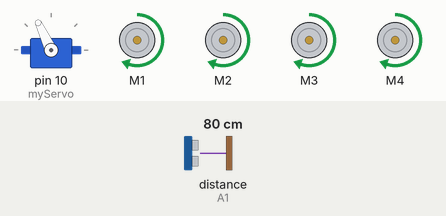
Bench run of a sketch on a simulated Arduino Uno, built with avr-gcc and run on an emulated ATmega328P. Parts: servo, 4 × DC motor (green arrow = forward, orange = backward, longer = faster). The test bench sets the inputs (shaded band); at power-on: distance to the obstacle (sensor on A1) 80 cm. The echo pulse lasts 58.3 µs per cm.

Above: at 3.2 s.
3.3 s: distance to the obstacle (sensor on A1) set to 27 cm
4.8 s: distance to the obstacle (sensor on A1) set to 22 cm
At 4.95 s:
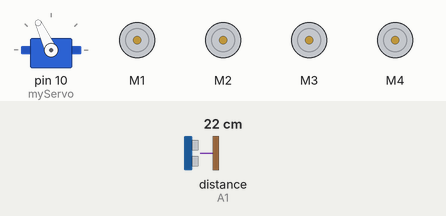
At 6.1 s:
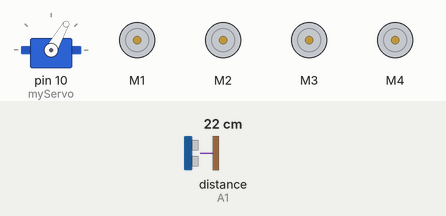
7.8 s: distance to the obstacle (sensor on A1) set to 35 cm
10.8 s: distance to the obstacle (sensor on A1) set to 2 cm
At 12.51 s:
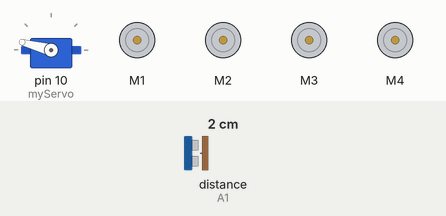
Timing chart, 0 to 14.8 s (numbered marks = the images above; inputs shaded):
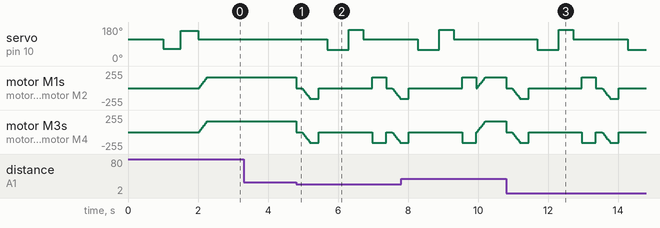

Measured:
- the behaviour switches between 25 and 24 cm on distance to the obstacle (sensor on A1) (found by bisection; images 0 and 1)
- after the input at 3.3 s, every drawn part: stays the same
- after the input at 4.8 s, servo on pin 10 (myServo): 115° → 60° after 0.90 s, → 165° 0.61 s later, → 115° 0.41 s later; motor M3, motor M4: ramps from stopped to backward 158/255 and jumps back, once every 1.9 s

The sketch:

CARRO_QUE_EVITA__OBSTACULOS.ino
```cpp
/*ALGOBACK YOUTUBE CHANNEL*/
/*CODIGO PARA CARRO QUE EVITA OBSTACULOS */

#include <Servo.h>
#include <NewPing.h>
#include <AFMotor.h>

NewPing Dist(A0, A1, 200); //(trig,echo,dist max)
Servo myServo;

int distancia = 0;
int distanciaD = 0;
int distanciaIz = 0;
boolean Booleano = false;

AF_DCMotor Motor1(1, MOTOR12_1KHZ);
AF_DCMotor Motor2(2, MOTOR12_1KHZ);
AF_DCMotor Motor3(3, MOTOR34_1KHZ);
AF_DCMotor Motor4(4, MOTOR34_1KHZ);

void setup() {
  myServo.attach(10);
  myServo.write(115);
  delay(1000);
  myServo.write(65);
  delay(500);
  myServo.write(160);
  delay(500);
  myServo.write(115);
}

void loop() {
distancia = medirDistancia();
if (distancia >= 25 && distancia <= 250)
{
  Adelante();
}
else if (distancia < 25)
{
  Frenar();
  delay(150);
  Reversa();
  delay(250);
  Frenar();
  delay(250);
  distanciaD = mirarDerecha();
  delay(250);
  distanciaIz = mirarIzquierda();
  delay(250);

  if(distanciaD >= distanciaIz)
    {
      GirarDerecha();
      Frenar();
    }
    else if(distanciaIz >= distanciaD)
    {
      GirarIzquierda();
      Frenar();
    }
  }
}

int mirarDerecha()
{
    myServo.write(60);
    delay(350);
    int distancia = medirDistancia();
    return distancia;
}

int mirarIzquierda()
{
    myServo.write(165);
    delay(350);
    int distancia = medirDistancia();
    delay(50);
    myServo.write(115);
    return distancia;
}

  int medirDistancia()
  {
    delay(10);
    int ditanciaCM = Dist.ping_cm();
    if(ditanciaCM <= 0 || ditanciaCM >= 250)
    {
      ditanciaCM = 250;
    }
    return ditanciaCM;
  }

void Frenar() {
  Motor1.run(RELEASE);
  Motor2.run(RELEASE);
  Motor3.run(RELEASE);
  Motor4.run(RELEASE);
 }

void Adelante() {
 if(Booleano == false)
  {
    Booleano = true;
    Motor1.run(FORWARD);
    Motor2.run(FORWARD);
    Motor3.run(FORWARD);
    Motor4.run(FORWARD);
    controlVelocidad();
  }
}

void Reversa() {
    Booleano = false;
    Motor1.run(BACKWARD);
    Motor2.run(BACKWARD);
    Motor3.run(BACKWARD);
    Motor4.run(BACKWARD);
    controlVelocidad();
}

void GirarDerecha() {
  Motor1.run(FORWARD);
  Motor2.run(FORWARD);
  Motor3.run(BACKWARD);
  Motor4.run(BACKWARD);
  delay(400);
}

void GirarIzquierda() {
  Motor1.run(BACKWARD);
  Motor2.run(BACKWARD);
  Motor3.run(FORWARD);
  Motor4.run(FORWARD);
  delay(400);
}

 void controlVelocidad(){
   for (int velocidad = 0; velocidad < 160; velocidad +=2)
   {
      Motor1.setSpeed(velocidad);
      Motor2.setSpeed(velocidad);
      Motor3.setSpeed(velocidad);
      Motor4.setSpeed(velocidad);
      delay(3);
   }
  }
```
